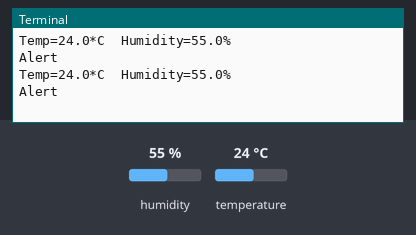
Simulated run of this program. Board: Raspberry Pi (BCM pin numbers). Parts: the last lines printed to the terminal. Inputs (shaded band) come from the test bench; at power-on: humidity 55 %, temperature 24 °C.

Above: at 1.2 s.
1.3 s: humidity set to 36 %
At 2.0 s:
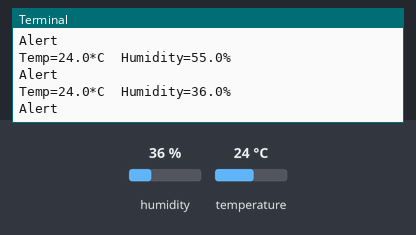
2.8 s: humidity set to 33 %
At 3.6 s:
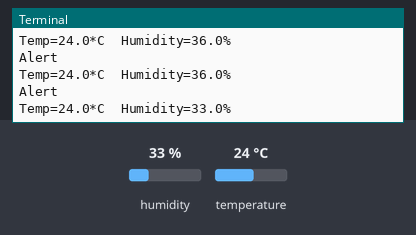
Timing chart, 0 to 5.8 s (numbered marks = the images above; inputs shaded):
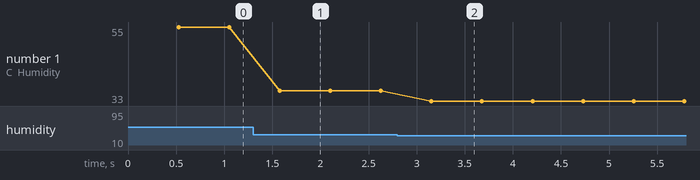

The program:

DHT_CONT.py
```python
import Adafruit_DHT

# Example using a Raspberry Pi with DHT sensor
# connected to GPIO23.

pin = 4
sensor = Adafruit_DHT.DHT22

while 1:

	humidity, temperature = Adafruit_DHT.read_retry(sensor, pin)

	if humidity is not None and temperature is not None:
		print('Temp={0:0.1f}*C  Humidity={1:0.1f}%'.format(temperature, humidity))
		if humidity >34:
			print("Alert ")
	else:
		print('Failed to get reading. Try again!')
```

Measured:
- the behaviour switches between 35 and 34 % on humidity (found by bisection; images 1 and 2)
- after the input at 1.3 s, the terminal: prints a new line after 0.28 s (image 1)
- after the input at 2.8 s, the terminal: prints a new line after 0.35 s (image 2)
- plotted number 1: 55 → 36 after the input at 1.3 s, 36 → 33 after the input at 2.8 s
